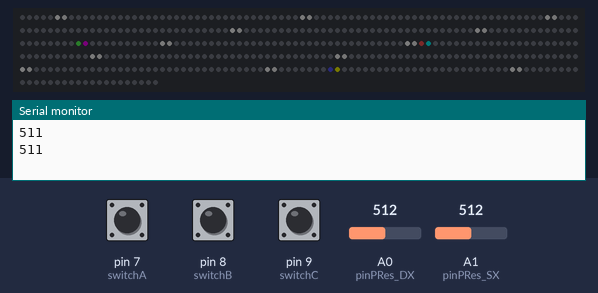
Simulated run of this sketch. Board: Arduino Uno, built with avr-gcc and run on an emulated ATmega328P. On the bench: 420 RGB LEDs in strip order, left to right, continuing on the next row, the last lines printed to the serial monitor. The inputs (shaded band) are chosen by the test bench; at power-on: pin 9 (switchC) LOW, pin 7 (switchA) HIGH, pin 8 (switchB) HIGH, A0 (pinPRes_DX) = 512, A1 (pinPRes_SX) = 512. Dim RGB values are drawn brighter than linear; the strip is taken to match the declared colour order; the local clock reads 2024-03-15 10:24:30 at power-on unless the sketch sets it.

Above: at 1.2 s.
1.3 s: pin 9 (switchC) pulled HIGH for 0.15 s
4.4 s: pin 9 (switchC) pulled HIGH for 1 s
7.5 s: pin 9 (switchC) pulled HIGH for 0.15 s
8.2 s: pin 9 (switchC) pulled HIGH for 3.2 s
At 9.4 s:
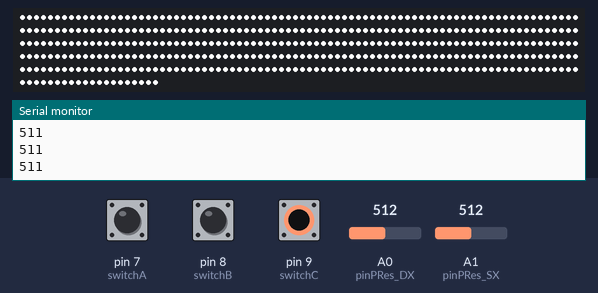
12.9 s: pin 9 (switchC) pulled HIGH for 0.15 s
At 22.8 s:
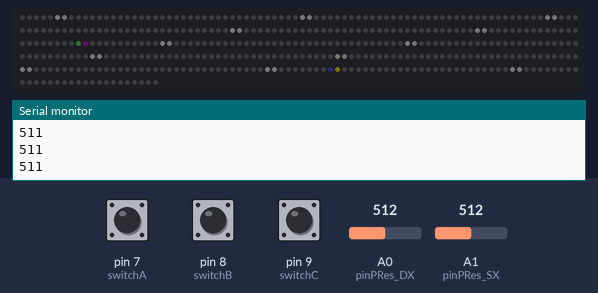

Measured:
- after the input at 8.2 s, the LEDs: change after 0.07 s (image 1)
- after the input at 12.9 s, the LEDs: first change after 0.18 s (image 2 shows a later state)

The sketch:

OrologioHLCBL_MK4.0.ino
```cpp
#include "RTClib.h"
#include <Adafruit_NeoPixel.h>

#ifdef __AVR__
#include <avr/power.h>  // Required for 16 MHz Adafruit Trinket
#endif


RTC_DS1307 rtc;


const int pinPRes_DX = A0;
const int pinPRes_SX = A1;
#define LED_PIN 6
#define LED_COUNT 420
#define switchA 7
#define switchB 8
#define switchC 9

struct Data {
  int year;
  int month;
  int day;
  char descri;
};

//Data birtDate[3];

// Declare our NeoPixel strip object:
Adafruit_NeoPixel strip(LED_COUNT, LED_PIN, NEO_RGB + NEO_KHZ800);

void setup() {

// ** NEOPIXEL
#if defined(__AVR_ATtiny85__) && (F_CPU == 16000000)
  clock_prescale_set(clock_div_1);
#endif
  strip.begin();             // INITIALIZE NeoPixel strip object (REQUIRED)
  strip.show();              // Turn OFF all pixels ASAP
  strip.setBrightness(255);  // Set BRIGHTNESS to about 1/5 (max = 255)

// ** RTC
#ifndef ESP8266
  while (!Serial)
    ;  // wait for serial port to connect. Needed for native USB
#endif
  if (!rtc.begin()) {
    Serial.println("Couldn't find RTC");
    Serial.flush();
    while (1) delay(10);
  }
  if (!rtc.isrunning()) {
    Serial.println("RTC is NOT running, let's set the time!");
    rtc.adjust(DateTime(F(__DATE__), F(__TIME__)));
  }

  pinMode(switchA, INPUT);  // dichiariamo il pin del pulsante come ingresso
  pinMode(switchB, INPUT);  // dichiariamo il pin del pulsante come ingresso
  pinMode(switchC, INPUT);  // dichiariamo il pin del pulsante come ingresso
/*
  // carica l'array con le date da uscire in gay mode
  birtDate[0].day = 5;
  birtDate[0].month = 5;
  birtDate[0].year = 1993;
  birtDate[0].descri = "Compleanno_Enrico";

  birtDate[1].day = 14;
  birtDate[1].month = 5;
  birtDate[1].year = 1967;
  birtDate[1].descri = "Compleanno_Madre";

  birtDate[2].day = 31;
  birtDate[2].month = 1;
  birtDate[2].year = 1991;
  birtDate[2].descri = "Compleanno_Luca";

  birtDate[3].day = 26;
  birtDate[3].month = 8;
  birtDate[3].year = 1997;
  birtDate[3].descri = "Compleanno_Mic";

*/
  Serial.begin(9600);
}

// loop variable
int iHou;
int lum;
int pvS_A, pvS_B, pvS_C;
int S_A, S_B, S_C;
int SelectedMode = 0;
int count = 1;
int exIsec = 0;

uint32_t colorSec_1;
uint32_t colorMin_1;
uint32_t colorHour_1;

uint32_t colorSec_2;
uint32_t colorMin_2;
uint32_t colorHour_2;

uint32_t colorSec_3;
uint32_t colorMin_3;
uint32_t colorHour_3;

uint32_t colorSec_4;
uint32_t colorMin_4;
uint32_t colorHour_4;

uint32_t colorQuad_13;
uint32_t colorQuad_23;
uint32_t colorQuadAura;
bool gayMode;


void loop() {

  // leggo lo stato dei pulsanti
  S_A = digitalRead(switchA);  // -
  S_B = digitalRead(switchB);  // +
  S_C = digitalRead(switchC);  //serve per selezionare la modifica

  DateTime now = rtc.now();
  int iSec = now.second();
  int iMin = now.minute();
  int HourOrig = now.hour();
  iHou = Calc12H(HourOrig);

  // gestisco la luminosità totale
  lum = calcLum(pinPRes_DX, pinPRes_SX, iSec);

  gestioneIlluminazioneColore(lum, SelectedMode, iSec);

  // capisco se siamo in un giorno festivo
  //gayMode = verificaGiornoMese(iSec, iMin);
  //gayMode = false;

  // cancello tutti i led assegnati
  deleteAll();


  switch (SelectedMode) {
    case 0 ... 3:  // modalità normale

      switch (SelectedMode) {
        case 1 ... 3:  // modalità modifica
          adjustRTC(now);
          break;
      }

      //quandrante
      quadrante(colorQuad_13, colorQuad_23, colorQuadAura);

      // assegno i led per i secondi
      constrHand(colorSec_1, colorSec_2, colorSec_3, colorSec_4, iSec, 's', 0);

      // assegno i led per i minuti
      constrHand(colorMin_1, colorMin_2, colorMin_3, colorMin_4, iMin, 'm', 0);

      // assegno i led per le ore
      constrHand(colorHour_1, colorHour_2, colorHour_3, colorHour_4, iHou, 'h', iMin);

      strip.show();

      /* if (iSec == exIsec)
      {
        count = count + 1;

      }
      else
      {
        exIsec = iSec;
        count = 1;
      }; */

      break;

    case 4:  // modalità flash

      onAll();

      break;
  }

  if (S_C && !pvS_C) {

    SelectedMode = SelectedMode + 1;
    if (SelectedMode > 4) {
      SelectedMode = 0;
    }
  }

  pvS_A = S_A;
  pvS_B = S_B;
  pvS_C = S_C;
}


// *********** FUNZIONI ***********

// variable global
int calcMediaTOT;
int numCalcMedia;
int calcMedia;
int secSwitch_ex;
int secPastEX = 0;
uint16_t rainbowCycleSec = 0; // Variabile per far scorrere l'arcobaleno secondi
uint16_t rainbowCycleMin = 0; // Variabile per far scorrere l'arcobaleno minuti
uint16_t rainbowCycleOre = 0; // Variabile per far scorrere l'arcobaleno ore


bool verificaGiornoMese(int GiornoInt, int MeseInt){

  bool retBool = false;

/*   for (int i= 0; i < sizeof(birtDate); i++){

    if ( GiornoInt = birtDate.day){
      retBool = true;
    }


  } */

  return retBool;

}

void gestioneIlluminazioneColore(int lumiCalc, int typeMode, int secPast) {

  int lumiMaxCalc = 25;
  int lumiCalc_Aura;
  int lumiCalc_13;
  int lumiCalc_13Aura;
  int lumiCalc_23;
  int lumiRealCalc;
  int lumiRealCalcAuraQUAD;
  int lumiRealCalcQUAD_13;
  int lumiRealCalcQUAD_23;


  // faccio in modo che se la luminosità è troppo alta la aggiusti nella massima
  if (lumiCalc > lumiMaxCalc) {
    lumiCalc = lumiMaxCalc;
  }

lumiRealCalc = lumiCalc;

  // 1/3 calc
  lumiCalc_13 = lumiRealCalc / 3;
  lumiCalc_13Aura = lumiCalc_13 - 50;
  if (lumiCalc_13Aura < 1) lumiCalc_13Aura = 1;

  // 2/3 calc
  lumiCalc_23 = (lumiRealCalc / 3) * 2;
  if (lumiCalc_23 < 2) lumiCalc_23 = 2;

  // aura calc
  lumiCalc_Aura = lumiCalc / 2;
  if (lumiCalc_Aura < 3) lumiCalc_Aura = 3;


  // quad
  lumiRealCalcQUAD_13 = lumiCalc_23 / 6;
  lumiRealCalcQUAD_23 = lumiCalc_23 / 3;
  lumiRealCalcAuraQUAD = lumiRealCalc / 10;
  if (lumiRealCalcQUAD_13 < 2) lumiRealCalcQUAD_13 = 2;
  if (lumiRealCalcQUAD_23 < 3) lumiRealCalcQUAD_23 = 3;
  if (lumiRealCalcAuraQUAD < 1) lumiRealCalcAuraQUAD = 1;

  //if (gayMode){

/*     calcRainbowCycle(secPast);


    // devo differenziare il ciclo arcobaleno con quello normale
    // secondi
    colorSec_1 = Wheel(rainbowCycleSec, lumiCalc_13Aura, 2, lumiRealCalc);
    colorSec_2 = Wheel(rainbowCycleSec, lumiCalc_13, 2, lumiRealCalc);
    colorSec_3 = Wheel(rainbowCycleSec, lumiCalc_23, 1, lumiRealCalc);
    colorSec_4 = Wheel(rainbowCycleSec, lumiRealCalc, 0, lumiRealCalc);

     // minuti
    colorMin_1 =  Wheel(rainbowCycleMin, lumiCalc_13Aura, 2, lumiRealCalc);
    colorMin_2 =  Wheel(rainbowCycleMin, lumiCalc_13, 2, lumiRealCalc);
    colorMin_3 = Wheel(rainbowCycleMin, lumiCalc_13, 1, lumiRealCalc);
    colorMin_4 = Wheel(rainbowCycleMin, lumiRealCalc, 0, lumiRealCalc);

       // ore
    colorHour_1 = Wheel(rainbowCycleOre, lumiCalc_13Aura, 2, lumiRealCalc);
    colorHour_2 = Wheel(rainbowCycleOre, lumiCalc_23, 2, lumiRealCalc);
    colorHour_3 = Wheel(rainbowCycleOre, lumiCalc_13, 1, lumiRealCalc);
    colorHour_4 = Wheel(rainbowCycleOre, lumiRealCalc, 0, lumiRealCalc);  */

  //}
  //else {

    //  * _1
    colorSec_1 = strip.Color(lumiCalc_Aura, lumiCalc_13Aura, lumiCalc_13Aura);
    colorMin_1 = strip.Color(lumiCalc_13Aura, lumiCalc_Aura, lumiCalc_13Aura);
    colorHour_1 = strip.Color(lumiCalc_13Aura, lumiCalc_13Aura, lumiCalc_Aura);

    //  * _2
    colorSec_2 = strip.Color(lumiRealCalc, lumiCalc_23, lumiCalc_23);
    colorMin_2 = strip.Color(lumiCalc_23,lumiRealCalc, lumiCalc_23);
    colorHour_2 = strip.Color(lumiCalc_23, lumiCalc_23, lumiRealCalc);

    //  * _3
    colorSec_3 = strip.Color(lumiRealCalc, lumiCalc_13, lumiCalc_13);
    colorMin_3 = strip.Color(lumiCalc_13, lumiRealCalc, lumiCalc_13);
    colorHour_3 = strip.Color(lumiCalc_13, lumiCalc_13, lumiRealCalc);

    //  * _4  // ore blu, minuti verdi, secondi rossi
    colorSec_4 = strip.Color(lumiRealCalc, 0, 0);
    colorMin_4 = strip.Color(0, lumiRealCalc, 0);
    colorHour_4 = strip.Color(0, 0, lumiRealCalc);
    // fine arcobaleno / normale

  //}

   // aura quad
  colorQuad_13 = strip.Color(lumiRealCalcQUAD_13, lumiRealCalcQUAD_13, lumiRealCalcQUAD_13);
  colorQuad_23 = strip.Color(lumiRealCalcQUAD_23, lumiRealCalcQUAD_23, lumiRealCalcQUAD_23);
  colorQuadAura = strip.Color(lumiRealCalcAuraQUAD, lumiRealCalcAuraQUAD, lumiRealCalcAuraQUAD);


  // se in modifica, revisiono i colori dei led in modifica
  switch (typeMode) {
    case 1:  //s
      colorSec_1 = strip.Color(255, 0, 255);
      colorSec_2 = strip.Color(255, 0, 255);
      colorSec_3 = strip.Color(255, 0, 255);
      colorSec_4 = strip.Color(255, 0, 255);
      break;
    case 2:  //m
      colorMin_1 = strip.Color(255, 0, 255);
      colorMin_2 = strip.Color(255, 0, 255);
      colorMin_3 = strip.Color(255, 0, 255);
      colorMin_4 = strip.Color(255, 0, 255);
      break;
    case 3:  //h
      colorHour_1 = strip.Color(255, 0, 255);
      colorHour_2 = strip.Color(255, 0, 255);
      colorHour_3 = strip.Color(255, 0, 255);
      colorHour_4 = strip.Color(255, 0, 255);
      break;
  }

}


void adjustRTC(DateTime time) {

  uint16_t yy;
  uint8_t mmm;
  int8_t dd;
  uint8_t hh;
  uint8_t mm;
  uint8_t ss;

  if ((S_B && !pvS_B) || (S_A && !pvS_A)) {  // se sto premento uno dei due pulsanti di cambio

    yy = time.year();
    mmm = time.month();
    dd = time.day();
    hh = time.hour();
    mm = time.minute();
    ss = time.second();

    if (S_B && !pvS_B) {
      switch (SelectedMode) {
        case 1:
          ss = ss - 1;
          if (ss <= 0) ss = 59;
          break;
        case 2:
          mm = mm - 1;
          if (mm <= 0) mm = 59;
          break;
        case 3:
          hh = hh - 1;
          if (hh <= 0) hh = 24;
          break;
      }
    } else if (S_A && !pvS_A) {
      switch (SelectedMode) {
        case 1:
          ss = ss + 1;
          if (ss >= 60) ss = 0;
          break;
        case 2:
          mm = mm + 1;
          if (mm >= 60) mm = 0;
          break;
        case 3:
          hh = hh + 1;
          if (hh >= 24) hh = 0;
          break;
      }
    }

    rtc.adjust(DateTime(yy, mmm, dd, hh, mm, ss));
  }
}

int calcMoreBig(int valLum1, int valLum2, int adjustMin) {

  valLum1 = valLum1 - adjustMin;
  valLum2 = valLum2 - adjustMin;

  if (valLum1 >= valLum2) {
    return valLum1;
  } else {
    return valLum2;
  }
}

int calcLum(int pin1, int pin2, int secSwitch) {
  // serve per fare la media delle luminosità in entrata e quindi regolare di conseguenza la luminosità dell'orologio
  int calcMedia = 1;
  int calcMediaFinal;
  int adjustMin = 1;  // SERVE PER ASSICURARE IL VALORE MINIMO DI LUMINOSITà; dallo 0 al 1 sarà sempre il minimo
  int deltaLum = 2;   // il delta di intervento per cambiare la media
  int valLum1;
  int valLum2;
  int calcMedia_prop = 0;

  valLum1 = analogRead(pin1);
  valLum2 = analogRead(pin2);
  //valLum2 = valLum2 + adjustLum2;


  calcMediaTOT = calcMoreBig(valLum1, valLum2, adjustMin);


  if (secSwitch != secSwitch_ex) {
    calcMedia_prop = calcMediaTOT;

    if (calcMedia_prop < 1) {  //la luminosità minima assoluta
      calcMedia_prop = 1;
    };

    if ((calcMedia + deltaLum) < calcMedia_prop || (calcMedia - deltaLum) > calcMedia_prop) {
      calcMedia = calcMedia_prop;
    };
    if (calcMedia <= 1) {
      calcMedia = 1;
    };
    Serial.println(calcMedia);
    // gestisco con il dato real
    // do una serie di regole per cui la luminosità sarà affiadata ad uno swith case
    switch (calcMedia) {
      case 1 ... 11:
        calcMediaFinal = 3;
        break;
      case 12 ... 30:
        calcMediaFinal = 6;
        break;
      case 31 ... 50:
        calcMediaFinal = 10;
        break;
      case 51 ... 90:
        calcMediaFinal = 20;
        break;
      case 91 ... 150:
        calcMediaFinal = 30;
        break;
      default:
        calcMediaFinal = 50;
    };

    secSwitch_ex = secSwitch;
    numCalcMedia = 0;
  }

  return calcMediaFinal;
}

int Calc12H(int HourOrig) {
  // serve per aggiustare le 24 ore
  int iHou;

  if (HourOrig > 12) {
    iHou = HourOrig - 12;
  } else {
    iHou = HourOrig;
  }
  return iHou;
}


int calcPosHour(int MinOrig) {

  int CompHour = 0;
  //faccio il compensatore per le ore
  if (MinOrig == 0 && MinOrig < 12) {
    CompHour = 0;
  } else if (MinOrig >= 12 && MinOrig < 24) {
    CompHour = 7;
  } else if (MinOrig >= 24 && MinOrig < 36) {
    CompHour = 14;
  } else if (MinOrig >= 36 && MinOrig < 48) {
    CompHour = 21;
  } else if (MinOrig >= 48 && MinOrig <= 59) {
    CompHour = 28;
  }
  return CompHour;
}


void constrHand(uint32_t color_1, uint32_t color_2, uint32_t color_3, uint32_t color_4, int nSector, char sType, int mCalc) {

  int ledStart;      // l'inizio della striscia a led
  int ledFinal;      // la fine della striscia a led da illuminare
  int ledLenght;     // la lunghezza della striscia a led da illuminare
  int ledCalc;       // i calcoli da fare per rappresentare i led
  int compHour = 0;  // per compensare le ore

  // in base a cosa voglio rappresentare, devo calcolare l'indirizzo di inizio

  switch (sType) {
    case 's':
      ledLenght = 6;
      ledCalc = 7;
      break;
    case 'm':
      ledLenght = 5;
      ledCalc = 7;
      break;
    case 'h':
      ledLenght = 4;
      compHour = calcPosHour(mCalc);
      ledCalc = 35;
      break;
  }

  // calcolo le posizioni dei led
  ledStart = (nSector * ledCalc) + compHour;
/*   if (ledStart > 419) {
    ledStart = ledStart - 420;
  } */
  ledStart = switchPixel420(ledStart);
  ledFinal = ledStart + ledLenght;


  strip.setPixelColor(ledStart, color_1);
  strip.setPixelColor(switchPixel420(ledStart + 1), color_2);
  strip.setPixelColor(switchPixel420(ledStart + 2), color_3);
  for (int i = switchPixel420(ledStart + 3); i < ledFinal; i++) {
    strip.setPixelColor(switchPixel420(i), color_4);
  }


 //arrowHand (ledFinal,color_2, color_3, color_4, sType);


}


void deleteAll() {
  for (int i = 0; i < strip.numPixels(); i++) {  // For each pixel in strip...
    strip.setPixelColor(i, strip.Color(0, 0, 0));
  }
}

void onAll() {
  for (int i = 0; i < strip.numPixels(); i++) {  // For each pixel in strip...
    strip.setPixelColor(i, strip.Color(255, 255, 255));
  }

  strip.setBrightness(255);
  strip.show();
  delay(100);
}

void quadrante(uint32_t color_13, uint32_t color_23, uint32_t colorAura) {

  for (int i = 0; i < 12; i++) {  // For each pixel in strip...
    strip.setPixelColor((i * 35) + 5, color_13);
    strip.setPixelColor((i * 35) + 6, colorAura);
  }

  for (int i = 0; i < 12; i += 3) {  // For each pixel in strip...
    strip.setPixelColor((i * 35) + 5, color_23);
  }
}


// Funzione per convertire una posizione sulla ruota dei colori in un colore RGB,
// con controllo per lo spostamento verso il bianco.
uint32_t Wheel(byte WheelPos, byte brightness, byte whiteShift, byte whiteShiftWhite) {
  WheelPos = 255 - WheelPos;
  byte red, green, blue;

  if (WheelPos < 85) {
    red = 255 - WheelPos * 3;
    green = 0;
    blue = WheelPos * 3;
  } else if (WheelPos < 170) {
    WheelPos -= 85;
    red = 0;
    green = WheelPos * 3;
    blue = 255 - WheelPos * 3;
  } else {
    WheelPos -= 170;
    red = WheelPos * 3;
    green = 255 - WheelPos * 3;
    blue = 0;
  }

  // Applica la luminosità a ciascuna componente RGB
  red = (red * brightness) / 255;
  green = (green * brightness) / 255;
  blue = (blue * brightness) / 255;

    if (red <= 0) red = 1;
    if (green <= 0) green = 1;
    if (blue <= 0) blue = 1;

  // Assicura che la luminosità sia almeno 1
  if (brightness < 1) {
    brightness = 1;
  }

  // Sposta verso il bianco
  if (whiteShift > 0) {
    byte whiteAmount = 0;
    if (whiteShift == 1) {
      whiteAmount = brightness / 3; // 1/3 della luminosità
    } else if (whiteShift == 2) {
      whiteAmount = (brightness * 2) / 3; // 2/3 della luminosità
    }

     if (whiteShiftWhite < 0){
        whiteShiftWhite = 1;
    }

    if (whiteShiftWhite > 0)
    {
       whiteAmount = (whiteAmount * whiteShiftWhite) / 255;
    }


    red = min(255, red + whiteAmount);
    green = min(255, green + whiteAmount);
    blue = min(255, blue + whiteAmount);
  }

    if (red <= 0) red = 1;
    if (green <= 0) green = 1;
    if (blue <= 0) blue = 1;

  return strip.Color(red, green, blue);
}

void arrowHand (int ledFinal, uint32_t color_2, uint32_t color_3, uint32_t color_4, char sType){

  uint32_t colorStamp_1;
  uint32_t colorStamp_2;

  switch (sType) {
    case 's':
      colorStamp_1 = color_4;
      colorStamp_2 = color_4;
      strip.setPixelColor(ledFinal - 3, strip.Color(0, 0, 0));
      strip.setPixelColor(ledFinal - 4, strip.Color(0, 0, 0));
      strip.setPixelColor(ledFinal - 5, strip.Color(0, 0, 0));
      break;
    case 'm':
      colorStamp_1 = color_3;
      colorStamp_2 = color_4;
        strip.setPixelColor(ledFinal - 3, strip.Color(0, 0, 0));
        strip.setPixelColor(ledFinal - 4, strip.Color(0, 0, 0));
      break;
    case 'h':
      colorStamp_1 = color_2;
      colorStamp_2 = color_3;
      strip.setPixelColor(ledFinal - 3, strip.Color(0, 0, 0));
      break;
  }

  //strip.setPixelColor(switchPixel420(ledFinal + 4), colorStamp_1);
  strip.setPixelColor(switchPixel420(ledFinal + 5), colorStamp_2);
  //strip.setPixelColor(switchPixel420(ledFinal + 11), colorStamp_1);
  strip.setPixelColor(switchPixel420(ledFinal - 9), colorStamp_2);
  //strip.setPixelColor(switchPixel420(ledFinal - 10), colorStamp_1);
  //strip.setPixelColor(switchPixel420(ledFinal - 17), colorStamp_1);

}

int switchPixel420 (int nPixel){
  int ledPixelOut = nPixel;

  // gestosto la lancetta che va oltre
  if (nPixel > 419) {
    ledPixelOut = nPixel - 420;
  }

  // gestisco la lancetta che va in negativo
  if(nPixel < 0){
    ledPixelOut = nPixel + 420;
  }
  return ledPixelOut;
}

void calcRainbowCycle(int secPast){
  // il ciclo parte una volta al secondo
   int intSum = 5;

  if (secPast != secPastEX){


    rainbowCycleSec = rainbowCycleSec + intSum;
    if (rainbowCycleSec >= 256 * 5) { // Fai un ciclo completo dell'arcobaleno
      rainbowCycleSec = 0;
    }

    rainbowCycleMin = rainbowCycleMin + intSum;
    if (rainbowCycleMin >= 256  * 5) { // Fai un ciclo completo dell'arcobaleno
      rainbowCycleMin = 0;
    }

    rainbowCycleOre = rainbowCycleOre + intSum;
    if (rainbowCycleOre >= 256 * 5) { // Fai un ciclo completo dell'arcobaleno
      rainbowCycleOre = 0;
    }


    secPastEX = secPast;

  }

}
```
